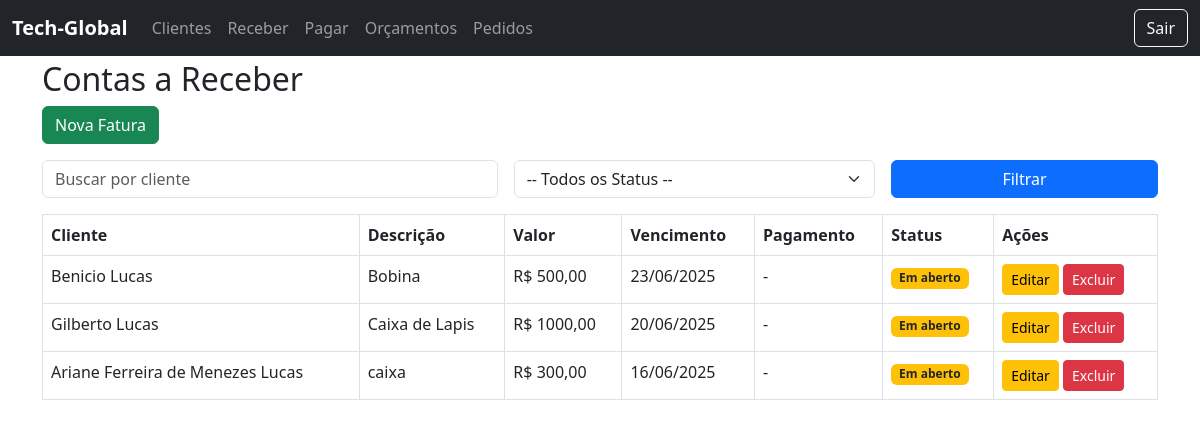
The app's page /financeiro/receber/ (signed in), older data.
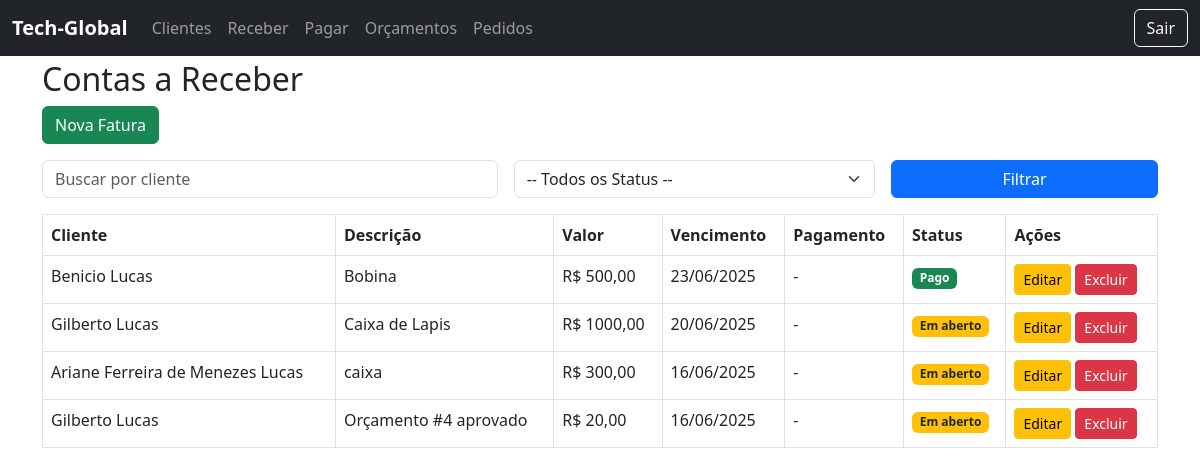
The same page, newer data.
### financeiro/models.py (models this page shows, shortened)
class ContaReceber(models.Model):
    cliente = models.ForeignKey(Cliente, on_delete=models.CASCADE)
    descricao = models.CharField(max_length=200)
    valor = models.DecimalField(max_digits=10, decimal_places=2)
    data_vencimento = models.DateField()
    data_pagamento = models.DateField(null=True, blank=True)
    pago = models.BooleanField(default=False)

### clientes/models.py (models this page shows, shortened)
class Cliente(models.Model):
    STATUS_CHOICES = [
        ('ativo', 'Ativo'),
        ('inativo', 'Inativo'),
        ('prospect', 'Prospect'),
    ]
    status = models.CharField(max_length=10, choices=STATUS_CHOICES, default='prospect')
    nome = models.CharField(max_length=150)
    email = models.EmailField(unique=True)
    telefone = models.CharField(max_length=20, blank=True)
    endereco = models.TextField(blank=True)
    status = models.CharField(max_length=10, choices=STATUS_CHOICES, default='prospect')
    data_criacao = models.DateTimeField(auto_now_add=True)

### financeiro/views.py (the view)
# urls.py: path('receber/', views.lista_contas_receber, name='lista_contas_receber'),
@login_required
def lista_contas_receber(request):
    contas = ContaReceber.objects.select_related('cliente').all()
    cliente_nome = request.GET.get('cliente', '')
    status = request.GET.get('status', '')
    if cliente_nome:
        contas = contas.filter(cliente__nome__icontains=cliente_nome)
    if status == 'pago':
        contas = contas.filter(pago=True)
    elif status == 'aberto':
        contas = contas.filter(pago=False, data_vencimento__gte=date.today())
    elif status == 'vencido':
        contas = contas.filter(pago=False, data_vencimento__lt=date.today())
    contas = contas.order_by('-data_vencimento')
    return render(request, 'financeiro/contas_receber.html', {'contas': contas, 'today': date.today()})

### Templates/financeiro/contas_receber.html (shortened to what this page needs)
{% extends "base.html" %}
{% block content %}
<h2>Contas a Receber</h2>
<a href="{% url 'nova_conta_receber' %}" class="btn btn-success mb-3">Nova Fatura</a>
<form method="get" class="row g-3 mb-3">
    <div class="col-md-5">
        <input type="text" name="cliente" placeholder="Buscar por cliente" value="{{ request.GET.cliente }}" class="form-control">
    </div>
    <div class="col-md-4">
        <select name="status" class="form-select">
            <option value="">-- Todos os Status --</option>
        </select>
    </div>
    <div class="col-md-3">
        <button type="submit" class="btn btn-primary w-100">Filtrar</button>
    </div>
</form>
<table class="table table-bordered">
    <thead>
        <tr>
            <th>Cliente</th>
            <th>Descrição</th>
            <th>Valor</th>
            <th>Vencimento</th>
            <th>Pagamento</th>
            <th>Status</th>
            <th>Ações</th>
        </tr>
    </thead>
    <tbody>
        {% for conta in contas %}
        <tr>
            <td>{{ conta.cliente.nome }}</td>
            <td>{{ conta.descricao }}</td>
            <td>R$ {{ conta.valor }}</td>
            <td>{{ conta.data_vencimento|date:"d/m/Y" }}</td>
            <td>{{ conta.data_pagamento|default:'-' }}</td>
            <td>
                {% if conta.pago %}
                    <span class="badge bg-success">Pago</span>
                {% elif conta.data_vencimento < today %}
                    <span class="badge bg-danger">Vencido</span>
                {% else %}
                    <span class="badge bg-warning text-dark">Em aberto</span>
                {% endif %}
            </td>
            <td>
                <a href="{% url 'editar_conta_receber' conta.id %}" class="btn btn-sm btn-warning">Editar</a>
                <a href="{% url 'excluir_conta_receber' conta.id %}" class="btn btn-sm btn-danger">Excluir</a>
            </td>
        </tr>
        {% empty %}
        <tr><td colspan="7">Nenhuma fatura registrada.</td></tr>
        {% endfor %}
    </tbody>
</table>
{% endblock %}

### Templates/base.html (shortened to what this page needs)
<!DOCTYPE html>
<html lang="pt-br">
<head>
    <link href="https://cdn.jsdelivr.net/npm/bootstrap@5.3.0/dist/css/bootstrap.min.css" rel="stylesheet">
</head>
<body>
<nav class="navbar navbar-expand-lg navbar-dark bg-dark fixed-top">
  <div class="container-fluid">
    <a class="navbar-brand" href="{% url 'dashboard' %}">Tech-Global</a>
    <div class="collapse navbar-collapse">
      <ul class="navbar-nav me-auto">
        <li class="nav-item"><a class="nav-link" href="{% url 'lista_clientes' %}">Clientes</a></li>
        <li class="nav-item"><a class="nav-link" href="{% url 'lista_contas_receber' %}">Receber</a></li>
        <li class="nav-item"><a class="nav-link" href="{% url 'lista_contas_pagar' %}">Pagar</a></li>
        <li class="nav-item"><a class="nav-link" href="{% url 'lista_orcamentos' %}">Orçamentos</a></li>
        <li class="nav-item"><a class="nav-link" href="{% url 'lista_pedidos' %}">Pedidos</a></li>
      </ul>
      <form method="post" action="{% url 'logout' %}" class="d-flex">
        <button class="btn btn-outline-light" type="submit">Sair</button>
      </form>
    </div>
  </div>
</nav>
<div class="container">
    {% block content %}{% endblock %}
</div>
</body>
</html>

### Templates/base.html (style rules this page uses)
body { padding-top: 60px; }
.navbar-brand { font-weight: bold; }

Row changes from the older to the newer data that the page shows:
changed ContaReceber "Bobina": pago "Em aberto" → "Pago"
added ContaReceber: cliente.nome "Gilberto Lucas", descricao "Orçamento #4 aprovado", valor "20,00", data_vencimento "16/06/2025", data_pagamento "-", pago "Em aberto"
